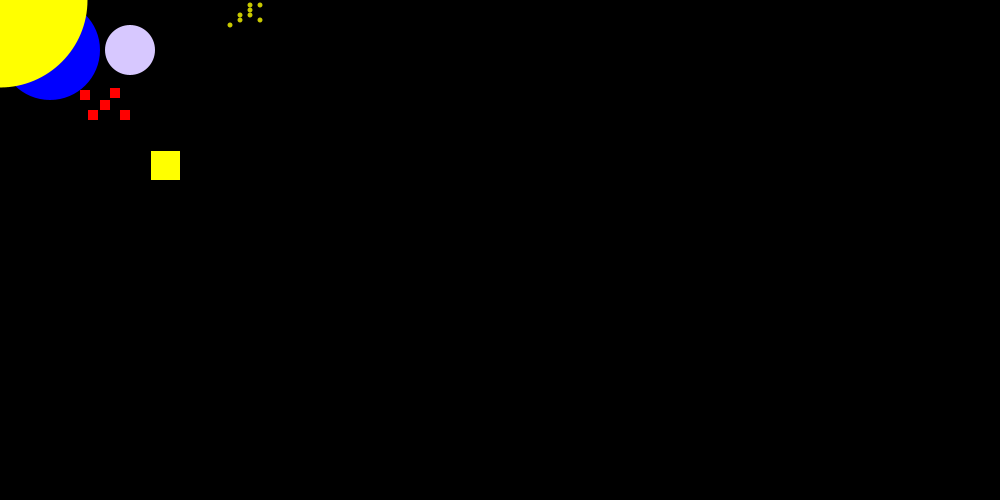
Frame 1 (no input)
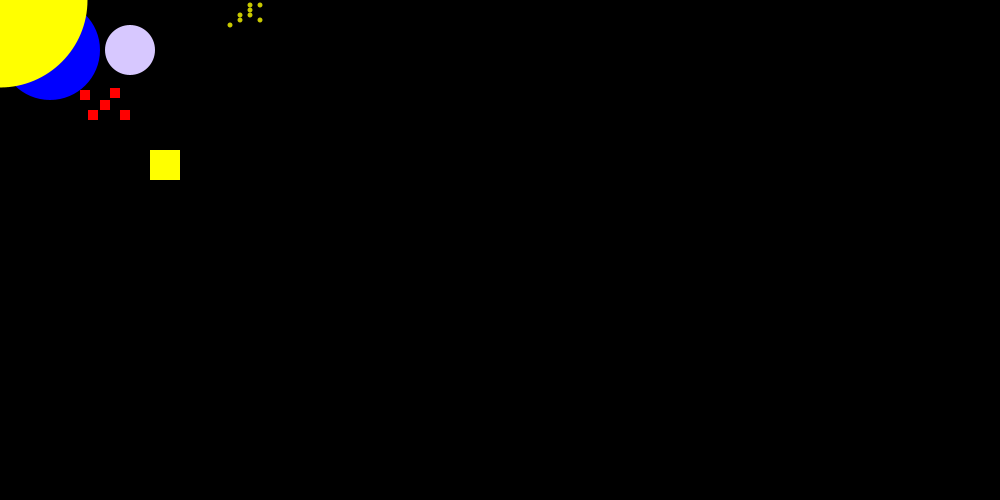
Frame 60 (the mouse pressed at the canvas centre just before this capture)
Frame 120 (the mouse held since frame 60 and released just before this capture): identical to frame 60, image omitted

The Processing sketch that drew these frames (run headless with seeded random() and noise(); from frame 60 on, the mouse is pressed at the canvas centre):

// Processing sketch: Earth_Dodger
// ── Earth_Dodger.pde
float x = 50;
float y = 50;

float food_x = 150;
float food_y = 150;

boolean eaten = false;







void setup() {

  size(1000, 500); //window
}

void draw() {
  background(0, 0, 0);

  if (abs(x-food_x) < 15 && abs(y-food_y) < 15) {
    eaten = true;
    println("NOM NOM NOM GOOD JOB NOM NOM NOM"); // PAC MAN Food =)
    food_x = (random(10, width-10));
    food_y = (random(10, height-10));
    eaten = false;
  }

  if (eaten == false) {
    fill(255, 255, 0);
    rect(food_x, food_y, 30, 30); // PAC MAN
  }






  noStroke();
  fill(0, 0, 255); //blue
  ellipse(x, y, 100, 100); // x,y,w,h
  fill(255, 0, 0); // red
  rect(100, 100, 10, 10);
  rect(80, 90, 10, 10);
  rect(120, 110, 10, 10);
  rect(88, 110, 10, 10);
  rect(110, 88, 10, 10);
  fill(200, 200, 0); // yellow
  ellipse(250, 10, 5, 5); // stars
  ellipse(250, 5, 5, 5);
  ellipse(250, 15, 5, 5);
  ellipse(240, 20, 5, 5);
  ellipse(230, 25, 5, 5);
  ellipse(260, 5, 5, 5);
  ellipse(260, 20, 5, 5);
  ellipse(240, 15, 5, 5); //stars
  fill(215, 200, 255); // moon white
  ellipse(130, 50, 50, 50);
  fill(255, 255, 0);// sun yellow
  ellipse(0, 0, 175, 175);
  if (keyPressed) {
    if (key == 'd') {
      x = x + 2;
    } //right
    if (key == 'w') {
      y = y - 2;
    } //up
    if (key == 'a') {
      x = x - 2;
    } //left
    if (key == 's') {
      y = y + 2;
    } //down
  } //keypressed
} // draw
